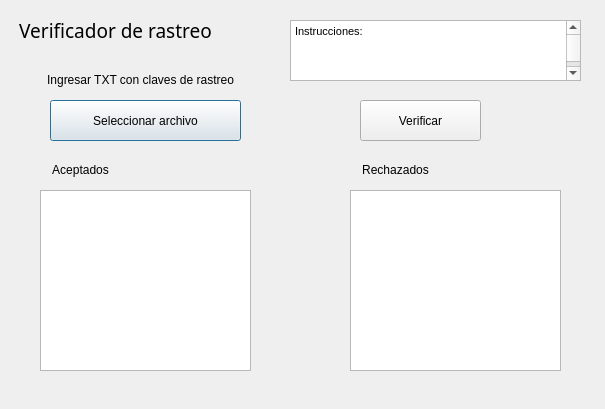
<?xml version="1.0" encoding="UTF-8"?>
<ui version="4.0">
 <class>Dialog</class>
 <widget class="QDialog" name="Dialog">
  <property name="geometry">
   <rect>
    <x>0</x>
    <y>0</y>
    <width>605</width>
    <height>409</height>
   </rect>
  </property>
  <property name="baseSize">
   <size>
    <width>50</width>
    <height>50</height>
   </size>
  </property>
  <property name="cursor">
   <cursorShape>PointingHandCursor</cursorShape>
  </property>
  <property name="windowTitle">
   <string notr="true">Automata Rastreos</string>
  </property>
  <property name="windowOpacity">
   <double>1.000000000000000</double>
  </property>
  <property name="sizeGripEnabled">
   <bool>false</bool>
  </property>
  <widget class="QLabel" name="label">
   <property name="geometry">
    <rect>
     <x>10</x>
     <y>10</y>
     <width>211</width>
     <height>41</height>
    </rect>
   </property>
   <property name="font">
    <font>
     <family>Arial Rounded MT Bold</family>
     <pointsize>14</pointsize>
    </font>
   </property>
   <property name="text">
    <string>Verificador de rastreo</string>
   </property>
   <property name="alignment">
    <set>Qt::AlignCenter</set>
   </property>
  </widget>
  <widget class="QPushButton" name="selectFile">
   <property name="geometry">
    <rect>
     <x>50</x>
     <y>100</y>
     <width>191</width>
     <height>41</height>
    </rect>
   </property>
   <property name="text">
    <string>Seleccionar archivo</string>
   </property>
  </widget>
  <widget class="QPushButton" name="evaluate_test">
   <property name="geometry">
    <rect>
     <x>360</x>
     <y>100</y>
     <width>121</width>
     <height>41</height>
    </rect>
   </property>
   <property name="text">
    <string>Verificar</string>
   </property>
  </widget>
  <widget class="QLabel" name="label_3">
   <property name="geometry">
    <rect>
     <x>40</x>
     <y>160</y>
     <width>81</width>
     <height>20</height>
    </rect>
   </property>
   <property name="font">
    <font>
     <family>Arial</family>
     <pointsize>9</pointsize>
    </font>
   </property>
   <property name="layoutDirection">
    <enum>Qt::LeftToRight</enum>
   </property>
   <property name="text">
    <string>Aceptados</string>
   </property>
   <property name="alignment">
    <set>Qt::AlignCenter</set>
   </property>
  </widget>
  <widget class="QListWidget" name="list_result">
   <property name="geometry">
    <rect>
     <x>40</x>
     <y>190</y>
     <width>211</width>
     <height>181</height>
    </rect>
   </property>
  </widget>
  <widget class="QLabel" name="label_4">
   <property name="geometry">
    <rect>
     <x>625</x>
     <y>360</y>
     <width>161</width>
     <height>20</height>
    </rect>
   </property>
   <property name="font">
    <font>
     <family>Arial</family>
     <pointsize>9</pointsize>
    </font>
   </property>
   <property name="layoutDirection">
    <enum>Qt::LeftToRight</enum>
   </property>
   <property name="text">
    <string>Resultados:</string>
   </property>
   <property name="alignment">
    <set>Qt::AlignCenter</set>
   </property>
  </widget>
  <widget class="QLabel" name="label_5">
   <property name="geometry">
    <rect>
     <x>350</x>
     <y>160</y>
     <width>91</width>
     <height>20</height>
    </rect>
   </property>
   <property name="font">
    <font>
     <family>Arial</family>
     <pointsize>9</pointsize>
    </font>
   </property>
   <property name="layoutDirection">
    <enum>Qt::LeftToRight</enum>
   </property>
   <property name="text">
    <string>Rechazados</string>
   </property>
   <property name="alignment">
    <set>Qt::AlignCenter</set>
   </property>
  </widget>
  <widget class="QListWidget" name="list_result_1">
   <property name="geometry">
    <rect>
     <x>350</x>
     <y>190</y>
     <width>211</width>
     <height>181</height>
    </rect>
   </property>
  </widget>
  <widget class="QLabel" name="label_6">
   <property name="geometry">
    <rect>
     <x>40</x>
     <y>70</y>
     <width>201</width>
     <height>20</height>
    </rect>
   </property>
   <property name="font">
    <font>
     <family>Arial</family>
     <pointsize>9</pointsize>
    </font>
   </property>
   <property name="layoutDirection">
    <enum>Qt::LeftToRight</enum>
   </property>
   <property name="text">
    <string>Ingresar TXT con claves de rastreo</string>
   </property>
   <property name="alignment">
    <set>Qt::AlignCenter</set>
   </property>
  </widget>
  <widget class="QTextBrowser" name="textBrowser">
   <property name="geometry">
    <rect>
     <x>290</x>
     <y>20</y>
     <width>291</width>
     <height>61</height>
    </rect>
   </property>
   <property name="html">
    <string>&lt;!DOCTYPE HTML PUBLIC &quot;-//W3C//DTD HTML 4.0//EN&quot; &quot;http://www.w3.org/TR/REC-html40/strict.dtd&quot;&gt;
&lt;html&gt;&lt;head&gt;&lt;meta name=&quot;qrichtext&quot; content=&quot;1&quot; /&gt;&lt;style type=&quot;text/css&quot;&gt;
p, li { white-space: pre-wrap; }
&lt;/style&gt;&lt;/head&gt;&lt;body style=&quot; font-family:'MS Shell Dlg 2'; font-size:8.25pt; font-weight:400; font-style:normal;&quot;&gt;
&lt;p style=&quot; margin-top:0px; margin-bottom:0px; margin-left:0px; margin-right:0px; -qt-block-indent:0; text-indent:0px;&quot;&gt;Instrucciones:&lt;/p&gt;
&lt;p style=&quot;-qt-paragraph-type:empty; margin-top:0px; margin-bottom:0px; margin-left:0px; margin-right:0px; -qt-block-indent:0; text-indent:0px;&quot;&gt;&lt;br /&gt;&lt;/p&gt;
&lt;p style=&quot;-qt-paragraph-type:empty; margin-top:0px; margin-bottom:0px; margin-left:0px; margin-right:0px; -qt-block-indent:0; text-indent:0px;&quot;&gt;&lt;br /&gt;&lt;/p&gt;
&lt;p style=&quot;-qt-paragraph-type:empty; margin-top:0px; margin-bottom:0px; margin-left:0px; margin-right:0px; -qt-block-indent:0; text-indent:0px;&quot;&gt;&lt;br /&gt;&lt;/p&gt;
&lt;p style=&quot;-qt-paragraph-type:empty; margin-top:0px; margin-bottom:0px; margin-left:0px; margin-right:0px; -qt-block-indent:0; text-indent:0px;&quot;&gt;&lt;br /&gt;&lt;/p&gt;
&lt;p style=&quot;-qt-paragraph-type:empty; margin-top:0px; margin-bottom:0px; margin-left:0px; margin-right:0px; -qt-block-indent:0; text-indent:0px;&quot;&gt;&lt;br /&gt;&lt;/p&gt;
&lt;p style=&quot; margin-top:0px; margin-bottom:0px; margin-left:0px; margin-right:0px; -qt-block-indent:0; text-indent:0px;&quot;&gt;Abre el apartado &amp;quot;Seleccionar&amp;quot; debajo de &amp;quot;ingresar TXT con claves de rastreo&amp;quot; para seleccionar el documento &amp;quot;Codigos.txt&amp;quot; que contiengan las claves de rastreo, de todos los pedidos realizados.&lt;/p&gt;
&lt;p style=&quot;-qt-paragraph-type:empty; margin-top:0px; margin-bottom:0px; margin-left:0px; margin-right:0px; -qt-block-indent:0; text-indent:0px;&quot;&gt;&lt;br /&gt;&lt;/p&gt;
&lt;p style=&quot; margin-top:0px; margin-bottom:0px; margin-left:0px; margin-right:0px; -qt-block-indent:0; text-indent:0px;&quot;&gt;Puedes crear un nuevo archivo de texto &amp;quot;txt&amp;quot; y renombrarlo &amp;quot;Codigos&amp;quot; para ingresar todas las claves de rastreo necesarias, separadas por un enter. &lt;/p&gt;&lt;/body&gt;&lt;/html&gt;</string>
   </property>
  </widget>
 </widget>
 <resources/>
 <connections/>
</ui>
